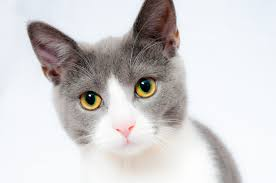
#> input picture CodigoFuente/ExtracionDeCaracteristicas/data/cat.jpg, 276 x 183 px
$ python dsift.py   (Python 2 division)   (older library calls are emulated)
#> lines starting #> are read from the running program, lines starting #| are printed output that depends on the picture
'''
dsift.py: this function implements some basic functions that
does dense sift feature extraction.
The descriptors are defined in a similar way to the one used in
Svetlana Lazebnik's Matlab implementation, which could be found
at:
http://www.cs.unc.edu/~lazebnik/
Yangqing Jia, jiayq@eecs.berkeley.edu
'''

import numpy as np
from scipy import signal
from matplotlib import pyplot

# sift features
Nangles = 8
Nbins = 4
Nsamples = Nbins**2
alpha = 9.0
angles = np.array(range(Nangles))*2.0*np.pi/Nangles

def gen_dgauss(sigma):
    '''
    generating a derivative of Gauss filter on both the X and Y
    direction.
    '''
    fwid = np.int(2*np.ceil(sigma))
    G = np.array(range(-fwid,fwid+1))**2
    G = G.reshape((G.size,1)) + G
    G = np.exp(- G / 2.0 / sigma / sigma)
    G /= np.sum(G)
    GH,GW = np.gradient(G)
    GH *= 2.0/np.sum(np.abs(GH))
    GW *= 2.0/np.sum(np.abs(GW))
    return GH,GW

class DsiftExtractor:
    '''
    The class that does dense sift feature extractor.
    Sample Usage:
        extractor = DsiftExtractor(gridSpacing,patchSize,[optional params])
        feaArr,positions = extractor.process_image(Image)
    '''
    def __init__(self, gridSpacing, patchSize,
                 nrml_thres = 1.0,\
                 sigma_edge = 0.8,\
                 sift_thres = 0.2):
        '''
        gridSpacing: the spacing for sampling dense descriptors
        patchSize: the size for each sift patch
        nrml_thres: low contrast normalization threshold
        sigma_edge: the standard deviation for the gaussian smoothing
            before computing the gradient
        sift_thres: sift thresholding (0.2 works well based on
            Lowe's SIFT paper)
        '''
#> further down, image is the input picture: shape (183, 276, 3); mean R, G, B 210.5, 208.2, 209
        self.gS = gridSpacing
        self.pS = patchSize
        self.nrml_thres = nrml_thres
        self.sigma = sigma_edge
        self.sift_thres = sift_thres
        # compute the weight contribution map
        sample_res = self.pS / np.double(Nbins)
        sample_p = np.array(range(self.pS))
        sample_ph, sample_pw = np.meshgrid(sample_p,sample_p)
        sample_ph.resize(sample_ph.size)
        sample_pw.resize(sample_pw.size)
        bincenter = np.array(range(1,Nbins*2,2)) / 2.0 / Nbins * self.pS - 0.5
        bincenter_h, bincenter_w = np.meshgrid(bincenter,bincenter)
        bincenter_h.resize((bincenter_h.size,1))
        bincenter_w.resize((bincenter_w.size,1))
        dist_ph = abs(sample_ph - bincenter_h)
        dist_pw = abs(sample_pw - bincenter_w)
        weights_h = dist_ph / sample_res
        weights_w = dist_pw / sample_res
        weights_h = (1-weights_h) * (weights_h <= 1)
        weights_w = (1-weights_w) * (weights_w <= 1)
        # weights is the contribution of each pixel to the corresponding bin center
        self.weights = weights_h * weights_w
        #pyplot.imshow(self.weights)
        #pyplot.show()

    def process_image(self, image, positionNormalize = True,\
                       verbose = True):
        '''
        processes a single image, return the locations
        and the values of detected SIFT features.
        image: a M*N image which is a numpy 2D array. If you
            pass a color image, it will automatically be converted
            to a grayscale image.
        positionNormalize: whether to normalize the positions
            to [0,1]. If False, the pixel-based positions of the
            top-right position of the patches is returned.

        Return values:
        feaArr: the feature array, each row is a feature
        positions: the positions of the features
        '''
#> called with positionNormalize = True, verbose = True

        image = image.astype(np.double)
        if image.ndim == 3:
            # we do not deal with color images.
            image = np.mean(image,axis=2)
        # compute the grids
        H,W = image.shape
#> H = 183; W = 276
        gS = self.gS
        pS = self.pS
        remH = np.mod(H-pS, gS)
#> remH = 7
        remW = np.mod(W-pS, gS)
#> remW = 4
        offsetH = remH/2
#> offsetH = 3
        offsetW = remW/2
#> offsetW = 2
        gridH,gridW = np.meshgrid(range(offsetH,H-pS+1,gS), range(offsetW,W-pS+1,gS))
        gridH = gridH.flatten()
        gridW = gridW.flatten()
#> gridW = 693 values from 2 to 258
        if verbose:
            print 'Image: w {}, h {}, gs {}, ps {}, nFea {}'.\
                    format(W,H,gS,pS,gridH.size)
#| Image: w 276, h 183, gs 8, ps 16, nFea 693
        feaArr = self.calculate_sift_grid(image,gridH,gridW)
        feaArr = self.normalize_sift(feaArr)
        if positionNormalize:
            positions = np.vstack((gridH / np.double(H), gridW / np.double(W)))
        else:
            positions = np.vstack((gridH, gridW))
        return feaArr, positions

    def calculate_sift_grid(self,image,gridH,gridW):
        '''
        This function calculates the unnormalized sift features
        It is called by process_image().
        '''
        H,W = image.shape
#> H = 183; W = 276
        Npatches = gridH.size
#> Npatches = 693
        feaArr = np.zeros((Npatches,Nsamples*Nangles))

        # calculate gradient
        GH,GW = gen_dgauss(self.sigma)
        IH = signal.convolve2d(image,GH,mode='same')
        IW = signal.convolve2d(image,GW,mode='same')
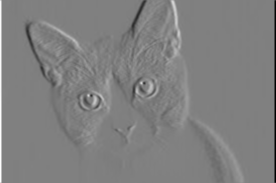
#> IW: shape (183, 276) float64; min -251.3, max 249.3, mean 0; drawn with min black and max white
        Imag = np.sqrt(IH**2+IW**2)
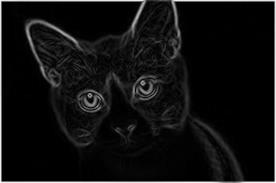
#> Imag: shape (183, 276) float64; min 1.33e-15, max 266.4, mean 17; drawn with min black and max white
        Itheta = np.arctan2(IH,IW)
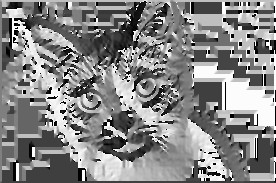
#> Itheta: shape (183, 276) float64; min -3.14, max 3.14, mean 0.182; drawn with min black and max white
        Iorient = np.zeros((Nangles,H,W))
        for i in range(Nangles):
            Iorient[i] = Imag * np.maximum(np.cos(Itheta - angles[i])**alpha,0)
            #pyplot.imshow(Iorient[i])
            #pyplot.show()
        for i in range(Npatches):
            currFeature = np.zeros((Nangles,Nsamples))
            for j in range(Nangles):
                currFeature[j] = np.dot(self.weights,\
                        Iorient[j,gridH[i]:gridH[i]+self.pS, gridW[i]:gridW[i]+self.pS].flatten())
            feaArr[i] = currFeature.flatten()
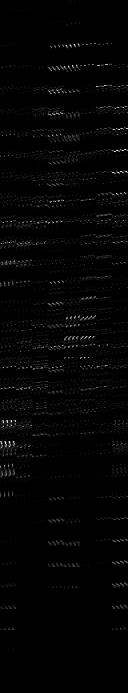
#> feaArr: shape (693, 128) float64; min 0, max 1302.1, mean 21.6; drawn with min black and max white
        return feaArr

    def normalize_sift(self,feaArr):
        '''
        This function does sift feature normalization
        following David Lowe's definition (normalize length ->
        thresholding at 0.2 -> renormalize length)
        '''
        siftlen = np.sqrt(np.sum(feaArr**2,axis=1))
#> siftlen = 693 values, max 2790 at index 150, min 2.32e-13 at index 55, mean 544.1
        hcontrast = (siftlen >= self.nrml_thres)
        siftlen[siftlen < self.nrml_thres] = self.nrml_thres
        # normalize with contrast thresholding
        feaArr /= siftlen.reshape((siftlen.size,1))
        # suppress large gradients
        feaArr[feaArr>self.sift_thres] = self.sift_thres
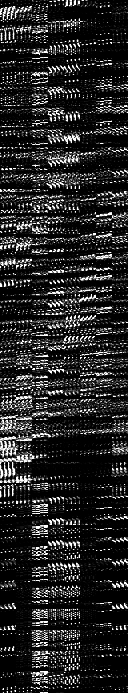
#> feaArr: shape (693, 128) float64; min 0, max 0.2, mean 0.0309; drawn with min black and max white
        # renormalize high-contrast ones
        feaArr[hcontrast] /= np.sqrt(np.sum(feaArr[hcontrast]**2,axis=1)).\
                reshape((feaArr[hcontrast].shape[0],1))
        return feaArr

class SingleSiftExtractor(DsiftExtractor):
    '''
    The simple wrapper class that does feature extraction, treating
    the whole image as a local image patch.
    '''
    def __init__(self, patchSize,
                 nrml_thres = 1.0,\
                 sigma_edge = 0.8,\
                 sift_thres = 0.2):
        # simply call the super class __init__ with a large gridSpace
        DsiftExtractor.__init__(self, patchSize, patchSize, nrml_thres, sigma_edge, sift_thres)

    def process_image(self, image):
        return DsiftExtractor.process_image(self, image, False, False)[0]

if __name__ == '__main__':
    # ignore this. I only use this for testing purpose...
    from scipy import misc
    extractor = DsiftExtractor(8,16,1)
    image = misc.imread('data/cat.jpg')
    image = np.mean(np.double(image),axis=2)
    feaArr,positions = extractor.process_image(image)
    #pyplot.hist(feaArr.flatten(),bins=100)
    #pyplot.imshow(feaArr[:256])
    #pyplot.plot(np.sum(feaArr,axis=0))
    pyplot.imshow(feaArr[np.random.permutation(feaArr.shape[0])[:256]])

    # test single sift extractor
    extractor = SingleSiftExtractor(16)
    feaArrSingle = extractor.process_image(image[:16,:16])
    pyplot.figure()
    pyplot.plot(feaArr[0],'r')
    pyplot.plot(feaArrSingle,'b')
    pyplot.show()
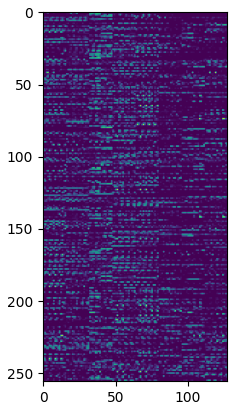
#> figure drawn by matplotlib, 1 panel
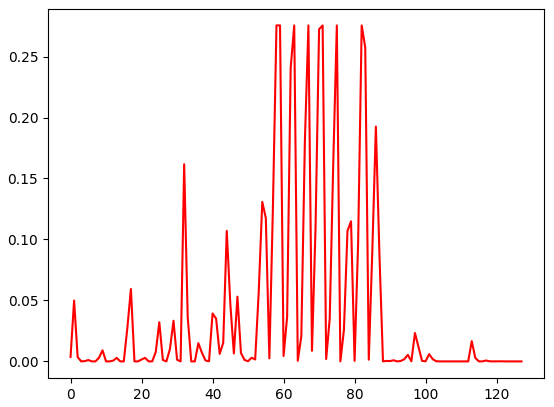
#> figure drawn by matplotlib, 1 panel; curve peaks at x = 58, y = 0.276
